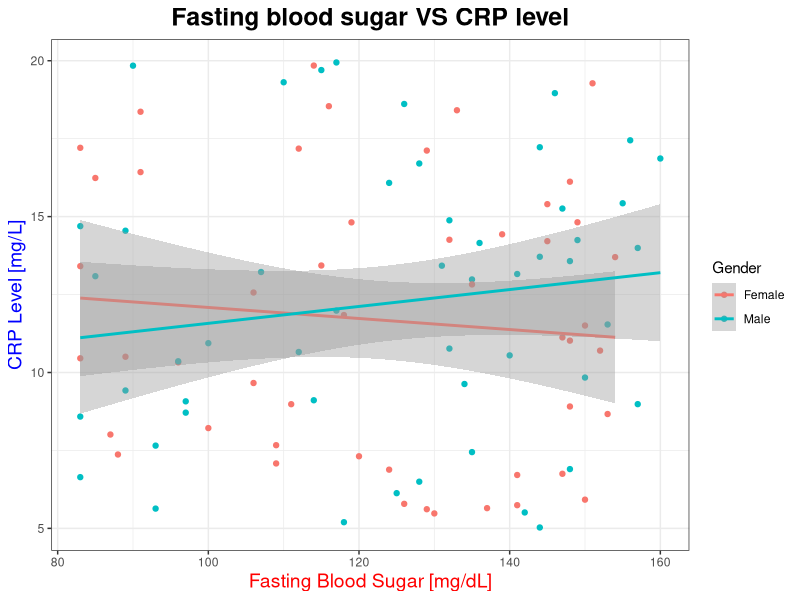
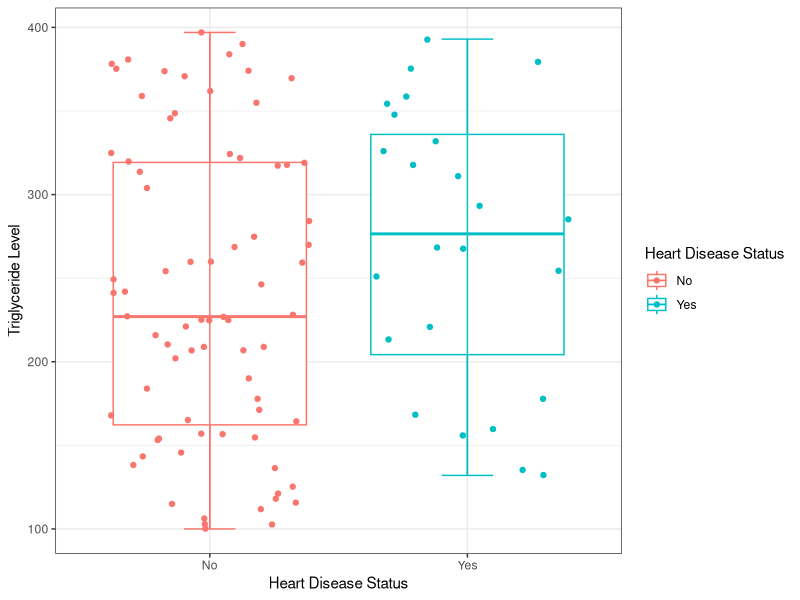

The R source for these figures, in order:
## ---- chunk 1
knitr::opts_chunk$set(echo = TRUE)
## ---- chunk 2
# load package
library(tidyverse)

# load dataset
data = read_csv("Heart_Disease_100sampled.csv")
## ---- chunk 3
# check data frame dimension
dim(data)

# display full column specification for the data
spec(data)

# preview of the data frame
View(data)
## ---- chunk 4
# select single column
select(data, ptID)

# select multiple columns
select(data, ptID, BMI, `CRP Level`)

# select range of columns
select(data, ptID:BMI)

# exclude a column
select(data, !`Sleep Hours`)

# rename column header
data_renameAge = rename(data, `Age (Year)` = Age)

# add new column
data_addCol = mutate(data_renameAge, `Age (Month)` = `Age (Year)` * 12)

# move column
relocate(data_addCol, `Age (Month)`, .after = `Age (Year)`)
## ---- chunk 5
# select rows by criteria
filter(data, Smoking == "Yes")
filter(data, Smoking == "Yes" & `Exercise Habits` == "Low")

# select rows by index
slice(data, 20:50)

# select top/bottom rows
slice_head(data, n=5)
slice_tail(data, n=5)

# randomly select rows
slice_sample(data, n = 10)

# select top rows based on variable
slice_min(data, order_by = BMI, n=5)
slice_max(data, order_by = Age, n=5)

# sort data frame
arrange(data, Age)
arrange(data, desc(Age))
## ---- chunk 6
# mean and median
summarise(data, mean(BMI), median(BMI))

# standard deviation and variance
summarise(data, sd(BMI), var(BMI))

# minimum and maximum
summarise(data, min(BMI), max(BMI))
## ---- chunk 7
# introduction to dplyr
vignette("dplyr")
## ---- chunk 8
data %>%
  ggplot(aes(x = `Fasting Blood Sugar`, y = `Homocysteine Level`, color = Gender)) +
  geom_point() +
  theme_bw() +
  labs(x = "Fasting Blood Sugar [mg/dL]", y = "CRP Level [mg/L]", title = "Fasting blood sugar VS CRP level") +
  theme(
    axis.title.x = element_text(size = 14, color = "red"),
    axis.title.y = element_text(size = 14, color = "blue"),
    plot.title = element_text(hjust = 0.5, face = "bold", size = 18, color = "black")
    ) +
  geom_smooth(method = "lm", se = TRUE)
## ---- chunk 9
data %>%
  ggplot(aes(x = `Heart Disease Status`, y = `Triglyceride Level`, color = `Heart Disease Status`)) +
  geom_boxplot(outlier.shape = NA) +
  stat_boxplot(geom = "errorbar", width = 0.2) +
  geom_jitter() +
  theme_bw()
